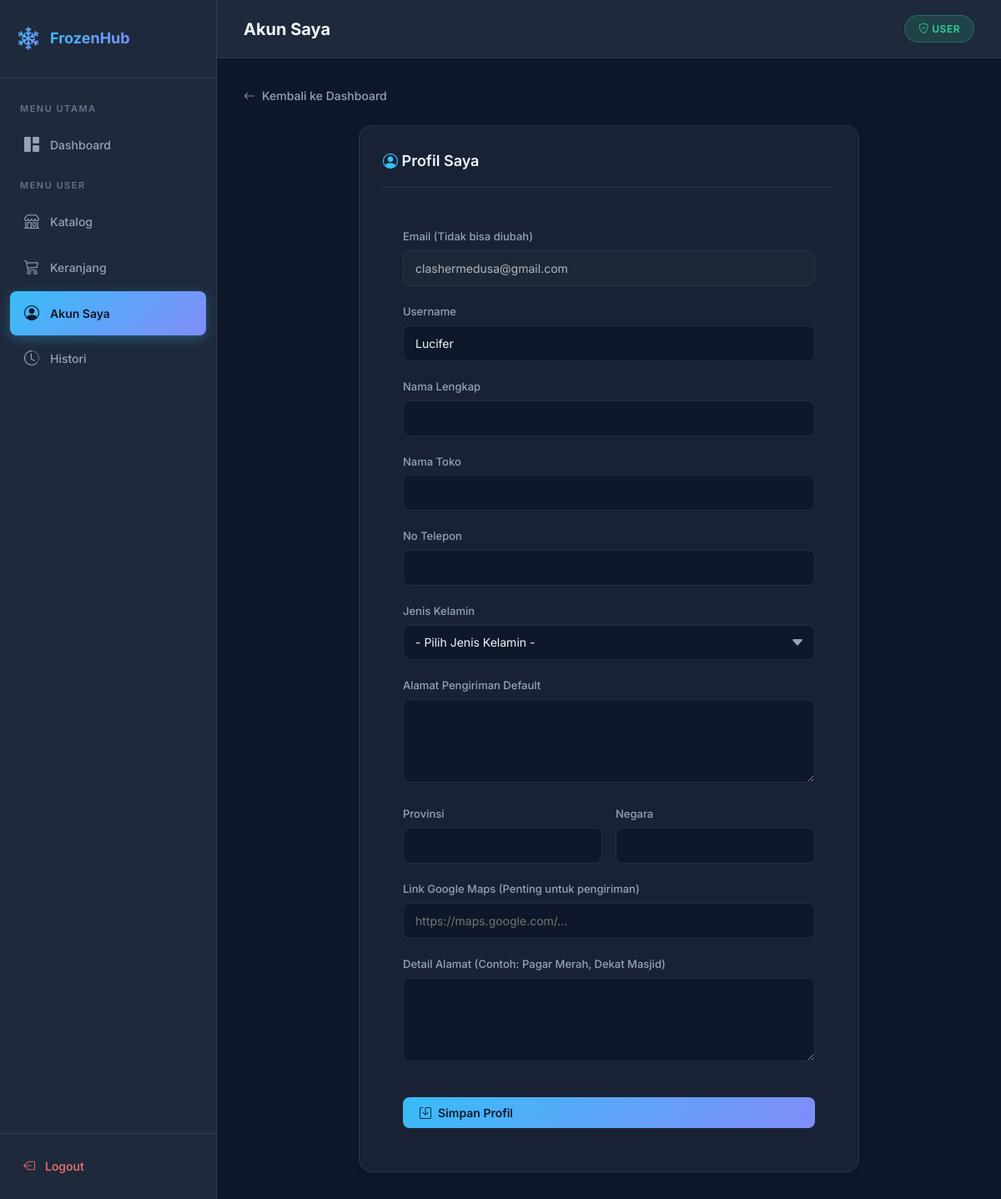
Page /user/akun_saya.php (signed in) on the earlier database version.
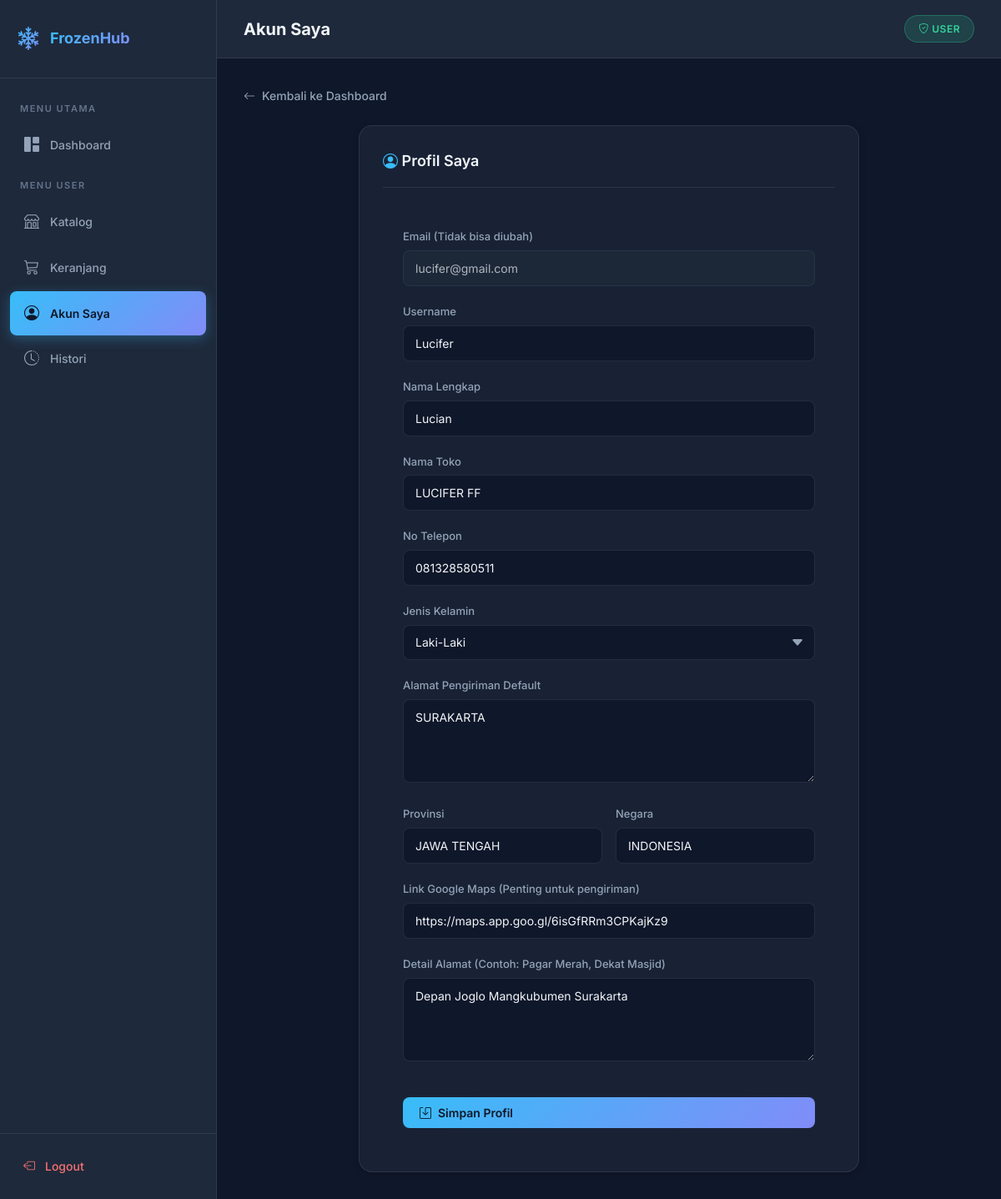
Same page on the later database version.
### tables this page shows
CREATE TABLE `tb_users` (
  `id` int(11) NOT NULL,
  `username` varchar(50) NOT NULL,
  `password` varchar(255) NOT NULL,
  `email` varchar(100) NOT NULL,
  `role` varchar(20) NOT NULL,
  `reset_token` varchar(100) DEFAULT NULL,
  `reset_expires` datetime DEFAULT NULL
);

CREATE TABLE `tb_customer` (
  `id` int(11) NOT NULL,
  `id_customer` varchar(15) NOT NULL,
  `nama_customer` varchar(100) NOT NULL,
  `nama_toko` varchar(100) NOT NULL,
  `email` varchar(100) NOT NULL,
  `jenis_kelamin` enum('Laki-Laki','Perempuan') DEFAULT NULL,
  `alamat` text NOT NULL,
  `provinsi` varchar(50) NOT NULL,
  `negara` varchar(50) NOT NULL,
  `phone` varchar(20) NOT NULL,
  `no_ktp` varchar(30) NOT NULL,
  `detail` text NOT NULL,
  `maps_link` text DEFAULT NULL
);

### user/akun_saya.php (the view, shortened to what this page needs)
<?php
require_once '../config/koneksi.php';
$email_session = $_SESSION['email'];
$query = mysqli_query($conn, "
    SELECT u.id as user_id, u.username, u.email as user_email,
           c.id as cust_id, c.nama_customer, c.nama_toko, c.phone, c.jenis_kelamin, c.alamat, c.provinsi, c.negara, c.maps_link, c.detail
    FROM tb_users u
    LEFT JOIN tb_customer c ON u.email = c.email
    WHERE u.email = '$email_session'
");
$data = mysqli_fetch_assoc($query);
$page_title = 'Akun Saya';
$active_menu = 'akun';
$is_subfolder = true;
include '../assets/layout_header.php';
?>
<a href="<?= $base_url ?>dashboard.php" class="back-link">
    <i class="bi bi-arrow-left"></i> Kembali ke Dashboard
</a>
<div class="card" style="max-width: 600px; margin: 0 auto;">
    <div class="card-header">
        <h3><i class="bi bi-person-circle" style="color:var(--accent-1)"></i> Profil Saya</h3>
    </div>
    <div style="padding: 24px;">
        <form method="POST">
            <div class="form-group">
                <label>Email (Tidak bisa diubah)</label>
                <input type="email" value="<?= $data['user_email'] ?>" readonly style="background:var(--bg-secondary); opacity:0.7; cursor:not-allowed;">
            </div>
            <div class="form-group">
                <label>Username</label>
                <input type="text" name="username" value="<?= $data['username'] ?>" required>
            </div>
            <div class="form-group">
                <label>Nama Lengkap</label>
                <input type="text" name="nama_customer" value="<?= $data['nama_customer'] ?>" required>
            </div>
            <div class="form-group">
                <label>Nama Toko</label>
                <input type="text" name="nama_toko" value="<?= $data['nama_toko'] ?>">
            </div>
            <div class="form-group">
                <label>No Telepon</label>
                <input type="text" name="phone" value="<?= $data['phone'] ?>">
            </div>
            <div class="form-group">
                <label>Jenis Kelamin</label>
                <select name="jenis_kelamin">
                    <option value="">- Pilih Jenis Kelamin -</option>
                    <option value="Laki-Laki" <?= ($data['jenis_kelamin'] == 'Laki-Laki') ? 'selected' : '' ?>>Laki-Laki</option>
                </select>
            </div>
            <div class="form-group">
                <label>Alamat Pengiriman Default</label>
                <textarea name="alamat" rows="3"><?= $data['alamat'] ?></textarea>
            </div>
            <div class="form-row">
                <div class="form-group">
                    <label>Provinsi</label>
                    <input type="text" name="provinsi" value="<?= $data['provinsi'] ?>">
                </div>
                <div class="form-group">
                    <label>Negara</label>
                    <input type="text" name="negara" value="<?= $data['negara'] ?>">
                </div>
            </div>
            <div class="form-group">
                <label>Link Google Maps (Penting untuk pengiriman)</label>
                <input type="url" name="maps_link" value="<?= $data['maps_link'] ?>" placeholder="https://maps.google.com/...">
            </div>
            <div class="form-group">
                <label>Detail Alamat (Contoh: Pagar Merah, Dekat Masjid)</label>
                <textarea name="detail" rows="2"><?= $data['detail'] ?></textarea>
            </div>
            <button type="submit" name="update_profil" class="btn btn-primary full-width mt-16">
                <i class="bi bi-save"></i> Simpan Profil
            </button>
        </form>
    </div>
</div>
<?php include '../assets/layout_footer.php'; ?>

### assets/layout_header.php (shortened to what this page needs)
<?php
$base_url = '';
if (isset($is_subfolder) && $is_subfolder) $base_url = '../';
?>
<!DOCTYPE html>
<html lang="id">
<head>
    <link rel="stylesheet" href="<?= $base_url ?>assets/style.css">
    <link rel="stylesheet" href="https://cdn.jsdelivr.net/npm/bootstrap-icons@1.11.3/font/bootstrap-icons.min.css">
</head>
<body>
<div class="app-layout">
<aside class="sidebar">
    <div class="sidebar-brand">
        <i class="bi bi-snow2"></i>
        <span>FrozenHub</span>
    </div>
    <nav class="sidebar-nav">
        <div class="sidebar-label">Menu Utama</div>
        <a href="<?= $base_url ?>dashboard.php" class="<?= $active_menu == 'dashboard' ? 'active' : '' ?>">
            <i class="bi bi-grid-1x2-fill"></i> Dashboard
        </a>
        <?php if (isset($_SESSION['role']) && $_SESSION['role'] == 'user') { ?>
        <div class="sidebar-label">Menu User</div>
        <a href="<?= $base_url ?>user/katalog.php" class="<?= $active_menu == 'katalog' ? 'active' : '' ?>">
            <i class="bi bi-shop"></i> Katalog
        </a>
        <a href="<?= $base_url ?>user/keranjang.php" class="<?= $active_menu == 'keranjang' ? 'active' : '' ?>">
            <i class="bi bi-cart3"></i> Keranjang
        </a>
        <a href="<?= $base_url ?>user/akun_saya.php" class="<?= $active_menu == 'akun' ? 'active' : '' ?>">
            <i class="bi bi-person-circle"></i> Akun Saya
        </a>
        <a href="<?= $base_url ?>user/histori_pembelian.php" class="<?= $active_menu == 'histori' ? 'active' : '' ?>">
            <i class="bi bi-clock-history"></i> Histori
        </a>
        <?php } ?>
    </nav>
    <div class="sidebar-footer">
        <a href="<?= $base_url ?>logout.php">
            <i class="bi bi-box-arrow-left"></i> Logout
        </a>
    </div>
</aside>
<div class="main-content">
    <header class="top-header">
        <h1 class="page-title"><?= $page_title ?></h1>
        <div class="user-info">
            <span class="user-badge <?= $_SESSION['role'] ?? 'user' ?>">
                <i class="bi bi-shield-check"></i> <?= $_SESSION['role'] ?? 'user' ?>
            </span>
        </div>
    </header>
    <div class="content-area">

### assets/layout_footer.php
    </div>
</div>
</div>
</body>
</html>

Differences in the rows shown:
changed tb_users "Lucifer": email "clashermedusa@gmail.com" → "lucifer@gmail.com"
added tb_customer: nama_customer "Lucian", nama_toko "LUCIFER FF", phone "081328580511", jenis_kelamin "Laki-Laki", alamat "SURAKARTA", provinsi "JAWA TENGAH", negara "INDONESIA", maps_link "https://maps.app.goo.gl/6isGfRRm3CPKajKz9", detail "Depan Joglo Mangkubumen Surakarta"
Other differences:
form field jenis_kelamin: "- Pilih Jenis Kelamin -" → (not shown)
